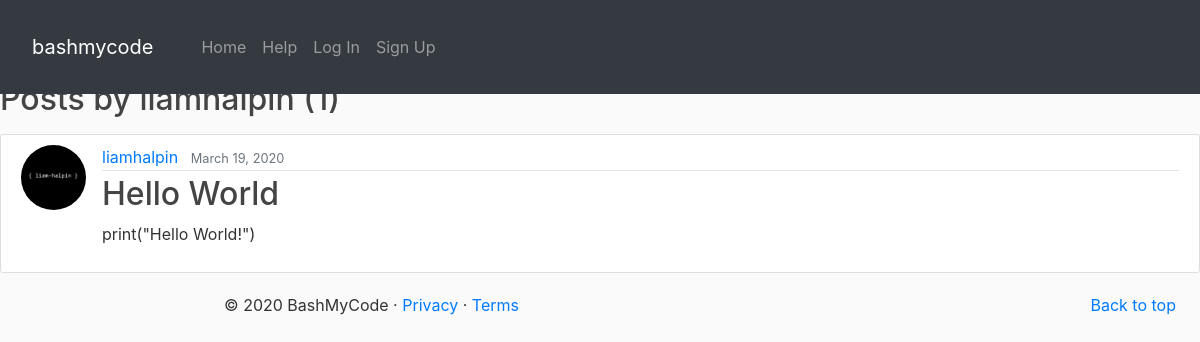
/bashmycode/user/liamhalpin, run on an earlier commit of the app's database.
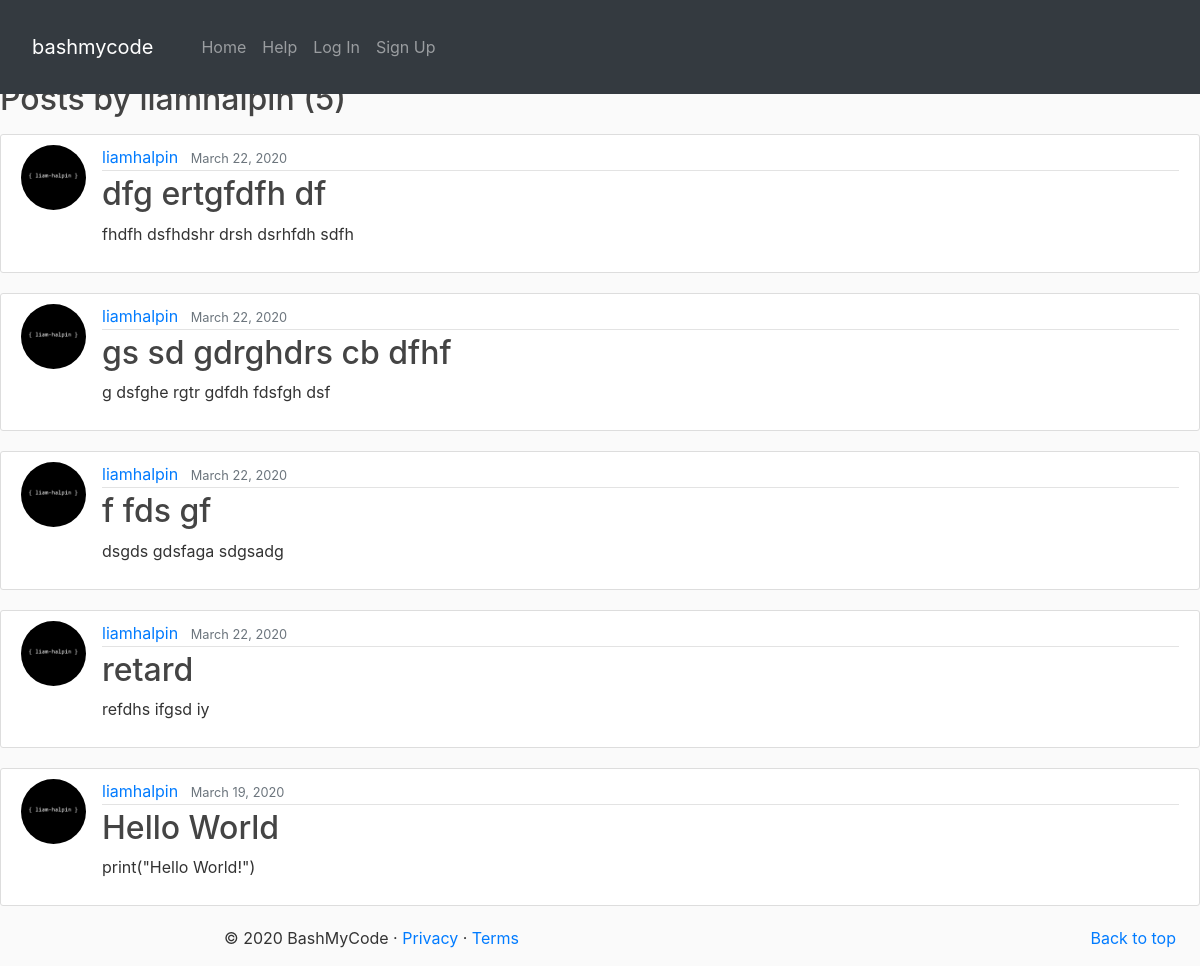
And on a later commit of the database.
### bashmycode/models.py (models this page shows, shortened)
class Post(models.Model):
    POST_CHOICES = [
        ('HELP', 'HELP'),
        ('BASH', 'BASH'),
    ]
    title = models.CharField(max_length=100)
    content = models.TextField()
    date_posted = models.DateTimeField(auto_now_add=True)
    author = models.ForeignKey(User, on_delete=models.CASCADE)
    post_type = models.CharField(max_length=4, blank=True, choices=POST_CHOICES)

class Profile(models.Model):
    user = models.OneToOneField(User, on_delete=models.CASCADE)
    image = models.ImageField(default='default.jpg', upload_to='profile_pics')

### bashmycode/views.py (the view)
# urls.py: path('user/<str:username>', UserPostListView.as_view(), name='user-posts'),
class UserPostListView(ListView):
    model = Post
    template_name = 'bashmycode/user_posts.html'  # <app>/<model>_<viewtype>.html
    context_object_name = 'posts'
    paginate_by = 5
    def get_queryset(self):
        user = get_object_or_404(User, username=self.kwargs.get('username'))
        return Post.objects.filter(author=user).order_by('-date_posted')

### templates/bashmycode/user_posts.html (shortened to what this page needs)
{% extends 'bashmycode/base.html' %}
{% block content %}
    <h2 class="mb-3">Posts by {{ view.kwargs.username }} ({{ page_obj.paginator.count }})</h2>
    {% for post in posts %}
        <article class="media content-section">
            <img class="rounded-circle article-img" src="{{ post.author.profile.image.url }}"/>
            <div class="media-body">
                <div class="article-metadata">
                    <a class="mr-2" href="{% url 'bashmycode:user-posts' post.author.username %}">{{ post.author }}</a>
                    <small class="text-muted">{{ post.date_posted|date:"F d, Y" }}</small>
                </div>
                <h2><a class="article-title" href="{% url 'bashmycode:post-detail' post.id %}">{{ post.title }}</a></h2>
                <p class="article-content">{{ post.content }}</p>
            </div>
        </article>
    {% endfor %}
{% endblock content %}

### templates/bashmycode/base.html (shortened to what this page needs)
{% load staticfiles %}
<!DOCTYPE html>
<html lang="en">
    <head>
        <link rel="stylesheet" href="https://maxcdn.bootstrapcdn.com/bootstrap/4.0.0/css/bootstrap.min.css">
        <link href="https://getbootstrap.com/docs/4.2/examples/dashboard/dashboard.css" rel="stylesheet">
        <link rel="stylesheet" type="text/css" href="{% static 'blog/main.css' %}">
    </head>
    <body>
        <header>
            <nav class="navbar navbar-expand-md navbar-dark fixed-top bg-dark p-2">
                <a class="navbar-brand p-4" href="{% url 'bashmycode:index' %}">bashmycode</a>
                <div class="collapse navbar-collapse" id="navbarCollapse">
                    <ul class="navbar-nav mr-auto">
                        <li class="nav-item"><a class="nav-link" href="{% url 'bashmycode:index' %}">Home</a></li>
                        <li class="nav-item"><a class="nav-link" href="{% url 'bashmycode:help' %}">Help</a></li>
                        {% if user.is_authenticated %}
                            <li class="nav-item"><a class="nav-link" href="{% url 'bashmycode:post-create' %}">New Post</a></li>
                            <li class="nav-item"><a class="nav-link" href="{% url 'bashmycode:profile' %}">Profile</a></li>
                            <li class="nav-item"><a class="nav-link" href="{% url 'bashmycode:logout' %}">Log Out</a></li>
                        {% else %}
                            <li class="nav-item"><a class="nav-link" href="{% url 'bashmycode:login' %}">Log In</a></li>
                            <li class="nav-item"><a class="nav-link" href="{% url 'bashmycode:register' %}">Sign Up</a></li>
                        {% endif %}
                    </ul>
                </div>
            </nav>
        </header>
        {% block content %}{% endblock content %}
        <div class="container-fluid">
            <div class="row">
                <main role="main" class="col-md-9  ml-sm-auto col-lg-10 px-4">
                    <footer>
                        <p class="float-right"><a href="#">Back to top</a></p>
                        <p>&copy; 2020 BashMyCode &middot; <a href="#">Privacy</a> &middot; <a href="#">Terms</a></p>
                    </footer>
                </main>
            </div>
        </div>
    </body>
</html>

### static/blog/main.css (style rules this page uses)
body { background: #fafafa; color: #333333; margin-top: 5rem; }
h1, h2, h3, h4, h5, h6 { color: #444444; }
ul { margin: 0; }
.content-section { background: #ffffff; padding: 10px 20px; border: 1px solid #dddddd; border-radius: 3px; margin-bottom: 20px; }
.article-title { color: #444444; }
.article-content { white-space: pre-line; }
.article-img { height: 65px; width: 65px; margin-right: 16px; }
.article-metadata { padding-bottom: 1px; margin-bottom: 4px; border-bottom: 1px solid #e3e3e3 }

What changed in the data, as far as the page shows it:
added Post: author.profile.image (picture), author "liamhalpin", date_posted "March 22, 2020", title "dfg ertgfdfh df", content "fhdfh dsfhdshr drsh dsrhfdh sdfh"
added Post: author.profile.image (picture), author "liamhalpin", date_posted "March 22, 2020", title "gs sd gdrghdrs cb dfhf", content "g dsfghe rgtr gdfdh fdsfgh dsf"
added Post: author.profile.image (picture), author "liamhalpin", date_posted "March 22, 2020", title "f fds gf", content "dsgds gdsfaga sdgsadg"
added Post: author.profile.image (picture), author "liamhalpin", date_posted "March 22, 2020", title "retard", content "refdhs ifgsd iy"
Also different on the page:
{{ page_obj.paginator.count }}: "1" → "5"
